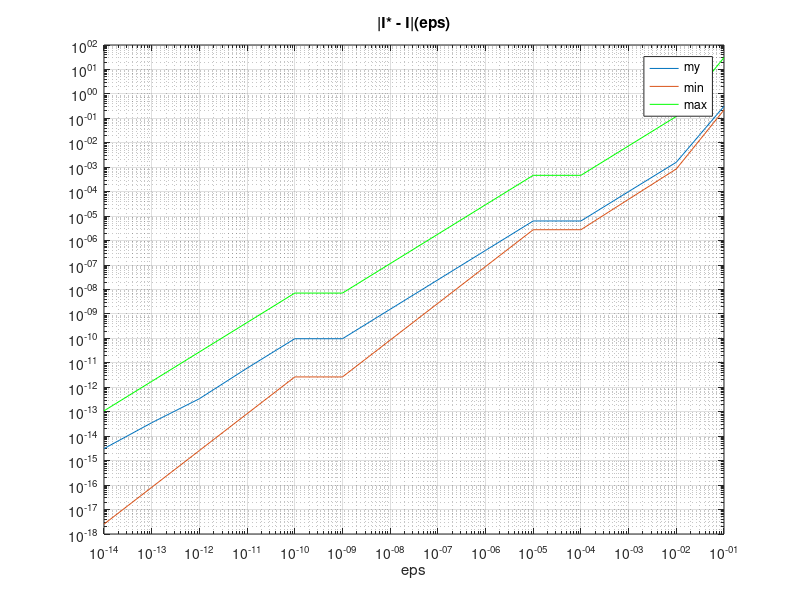
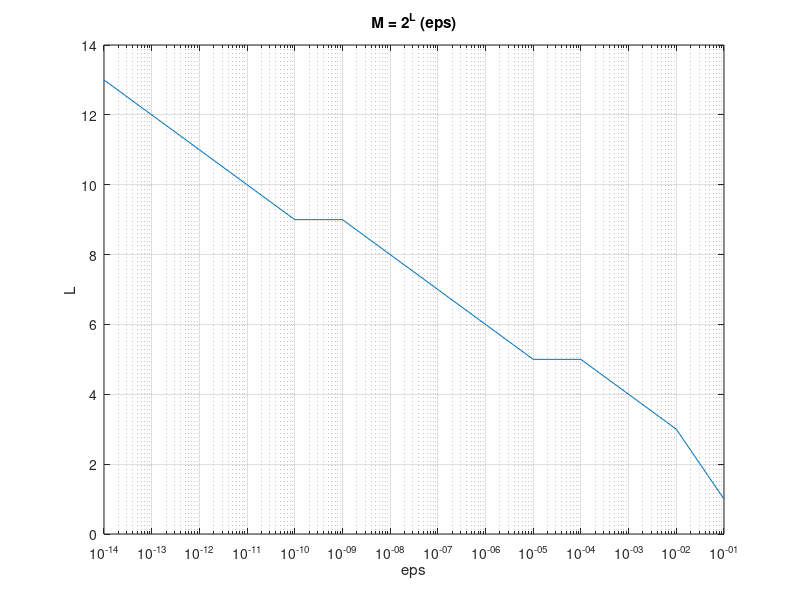

MATLAB code for these plots, in order:
A = load('output1.txt');
mistake = A(:, 1);
eps = A(:, 2);
max = A(:, 3);
min = A(:, 4);
loglog(eps, mistake)
grid on
hold on
loglog(eps, min)
hold on
loglog(eps, max, 'g')
legend('my', 'min', 'max')
xlabel('eps')
%ylabel('|I* - I|')
title('|I* - I|(eps)')

figure
A = load('output2.txt');
L = A(:, 1);
eps = A(:, 2);
semilogx(eps, L)
grid on
xlabel('eps')
ylabel('L')
title('M = 2^L (eps)')